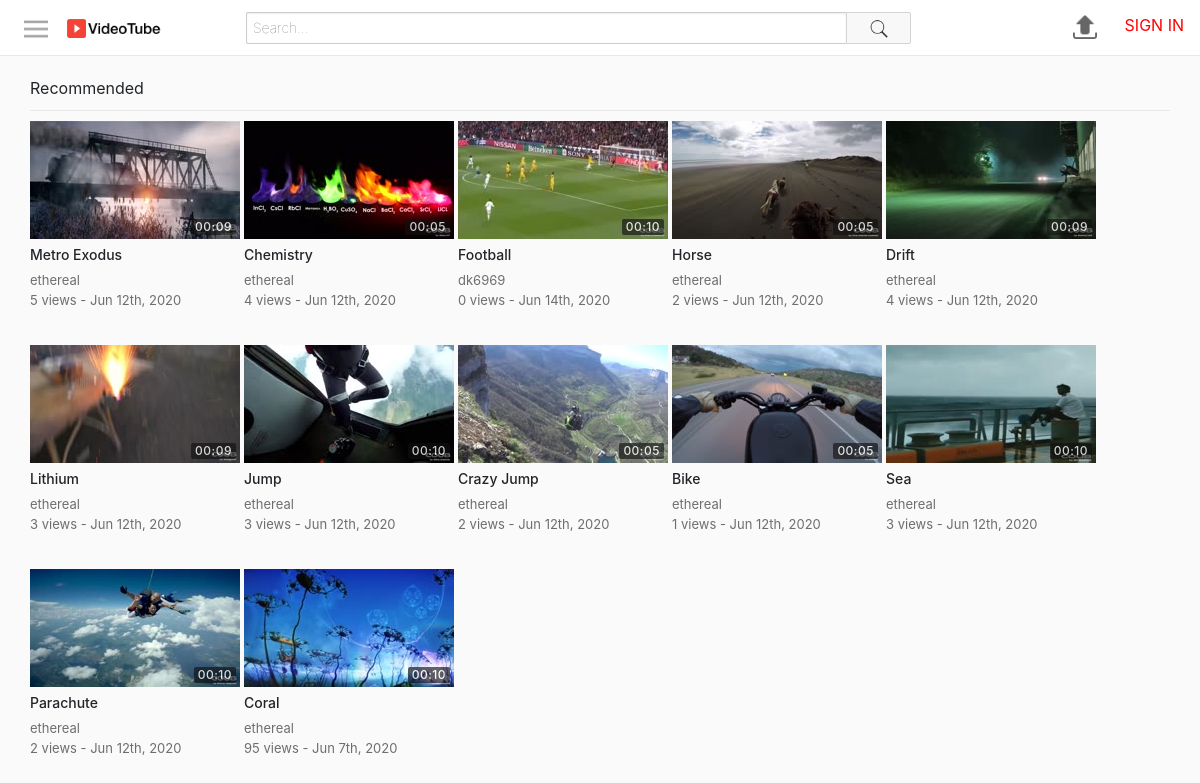
The page / on the database its author committed.
### tables this page shows
CREATE TABLE `videos` (
  `id` int(11) NOT NULL,
  `uploadedBy` varchar(50) NOT NULL,
  `title` varchar(70) NOT NULL,
  `description` varchar(1000) NOT NULL,
  `privacy` int(11) NOT NULL,
  `filePath` varchar(250) NOT NULL,
  `category` int(11) NOT NULL,
  `uploadDate` datetime NOT NULL DEFAULT current_timestamp(),
  `views` int(11) NOT NULL,
  `duration` varchar(10) NOT NULL
);

CREATE TABLE `thumbnails` (
  `id` int(11) NOT NULL,
  `videoid` int(11) NOT NULL,
  `filePath` varchar(250) NOT NULL,
  `selected` int(11) NOT NULL
);

### includes/classes/User.php (called while the page is built, shortened)
<?php
class User {
    private $con, $sqlData;
    public function __construct($con, $username) {
        $this->con = $con;
        $query = $this->con->prepare("SELECT * FROM users WHERE username = :un");
        $query->bindParam(":un", $username);
        $query->execute();
        $this->sqlData = $query->fetch(PDO::FETCH_ASSOC);
    }
    public static function isLoggedIn() {
        return isset($_SESSION["userLoggedIn"]);
    }
    public function getUsername() {
        return $this->sqlData["username"];
    }
}
?>

### includes/classes/Video.php (called while the page is built, shortened)
<?php
class Video {
    private $con, $sqlData, $userLoggedInObj;
    public function __construct($con, $input, $userLoggedInObj) {
        $this->con = $con;
        if(is_array($input)) {
            $this->sqlData = $input;
        }
        else {
            $query = $this->con->prepare("SELECT * FROM videos WHERE id = :id");
            $query->bindParam(":id", $input);
            $query->execute();
            $this->sqlData = $query->fetch(PDO::FETCH_ASSOC);
        }
    }
    public function getId() {
        return $this->sqlData["id"];
    }
    public function getUploadedBy() {
        return $this->sqlData["uploadedBy"];
    }
    public function getTitle() {
        return $this->sqlData["title"];
    }
    public function getTimeStamp() {
        $date = $this->sqlData["uploadDate"];
        return date("M jS, Y", strtotime($date));
    }
    public function getViews() {
        return $this->sqlData["views"];
    }
    public function getDuration() {
        return $this->sqlData["duration"];
    }
    public function getThumbnail() {
        $query = $this->con->prepare("SELECT filePath FROM thumbnails WHERE videoId=:videoId AND selected=1");
        $query->bindParam(":videoId", $videoId);
        $videoId = $this->getId();
        $query->execute();
        return $query->fetchColumn();
    }
}
?>

### includes/classes/VideoGridItem.php (the view)
<?php
class VideoGridItem {
    private $video, $largeMode;
    public function __construct($video, $largeMode) {
        $this->video = $video;
        $this->largeMode = $largeMode;
    }
    public function create() {
        $thumbnail = $this->createThumbnail();
        $details = $this->createDetails();
        $url = "watch.php?id=" . $this->video->getId();
        return "<a href='$url'>
                    <div class='videoGridItem'>
                        $thumbnail
                        $details
                    </div>
                </a>";
    }
    private function createThumbnail() {
        $thumbnail = $this->video->getThumbnail();
        $duration = $this->video->getDuration();
        return "<div class='thumbnail'>
                    <img src='$thumbnail'>
                    <div class='duration'>
                        <span>$duration</span>
                    </div>
                </div>";
    }
    private function createDetails() {
        $title = $this->video->getTitle();
        $username = $this->video->getUploadedBy();
        $views = $this->video->getViews();
        $description = $this->createDescription();
        $timestamp = $this->video->getTimeStamp();
        return "<div class='details'>
                    <h3 class='title'>$title</h3>
                    <span class='username'>$username</span>
                    <div class='stats'>
                        <span class='viewCount'>$views views - </span>
                        <span class='timeStamp'>$timestamp</span>
                    </div>
                    $description
                </div>";
    }
    private function createDescription() {
        if(!$this->largeMode) {
            return "";
        }
        else {
            $description = $this->video->getDescription();
            $description = (strlen($description) > 350) ? substr($description, 0, 347) . "..." : $description;
            return "<span class='description'>$description</span>";
        }
    }
}
?>

### includes/header.php (shortened to what this page needs)
<?php
require_once("includes/config.php");
require_once("includes/classes/ButtonProvider.php");
require_once("includes/classes/User.php");
require_once("includes/classes/Video.php");
require_once("includes/classes/VideoGrid.php");
require_once("includes/classes/VideoGridItem.php");
$usernameLoggedIn = User::isLoggedIn() ? $_SESSION["userLoggedIn"] : "";
$userLoggedInObj = new User($con, $usernameLoggedIn);
?>
<!DOCTYPE html>
<html>
<head>
    <link rel="stylesheet" href="https://maxcdn.bootstrapcdn.com/bootstrap/4.0.0/css/bootstrap.min.css">
    <link rel="stylesheet" type="text/css" href="assets/css/style.css">
</head>
<body>
    <div id="pageContainer">
        <div id="mastHeadContainer">
            <button class="navShowHide">
                <img src="assets/images/icons/menu.png">
            </button>
            <a class="logoContainer" href="index.php">
                <img src="assets/images/icons/VideoTubeLogo.png" title="logo" alt="Site logo">
            </a>
            <div class="searchBarContainer">
                <form action="search.php" method="GET">
                    <input type="text" class="searchBar" name="term" placeholder="Search...">
                    <button class="searchButton">
                        <img src="assets/images/icons/search.png">
                    </button>
                </form>
            </div>
            <div class="rightIcons">
                <a href="upload.php">
                    <img class="upload" src="assets/images/icons/upload.png">
                </a>
                <?php echo ButtonProvider::createUserProfileNavigationButton($con, $userLoggedInObj->getUsername()); ?>
            </div>
        </div>
        <div id="mainSectionContainer">
            <div id="mainContentContainer">

### includes/classes/ButtonProvider.php (shortened to what this page needs)
<?php
class ButtonProvider {
    public static function createUserProfileNavigationButton($con, $username) {
        if(User::isLoggedIn()) {
            return ButtonProvider::createUserProfileButton($con, $username);
        }
        else {
            return "<a href='signIn.php'>
                        <span class='signInLink'>SIGN IN</span>
                    </a>";
        }
    }
}
?>

### index.php (shortened to what this page needs)
<?php require_once("includes/header.php"); ?>
<div class="videoSection">
    <?php
    $videoGrid = new VideoGrid($con, $userLoggedInObj->getUsername());
    echo $videoGrid->create(null, "Recommended", false);
    ?>
</div>
<?php require_once("includes/footer.php"); ?>

### includes/classes/VideoGrid.php (shortened to what this page needs)
<?php
class VideoGrid {
    private $con, $userLoggedInObj;
    private $largeMode = false;
    private $gridClass = "videoGrid";
    public function __construct($con, $userLoggedInObj) {
        $this->con = $con;
        $this->userLoggedInObj = $userLoggedInObj;
    }
    public function create($videos, $title, $showFilter) {
        if($videos == null) {
            $gridItems = $this->generateItems();
        }
        else {
            $gridItems = $this->generateItemsFromVideos($videos);
        }
        $header = "";
        if($title != null) {
            $header = $this->createGridHeader($title, $showFilter);
        }
        return "$header
                <div class='$this->gridClass'>
                    $gridItems
                </div>";
    }
    public function generateItems() {
        $query = $this->con->prepare("SELECT * FROM videos ORDER BY RAND() LIMIT 15");
        $query->execute();
        $elementsHtml = "";
        while($row = $query->fetch(PDO::FETCH_ASSOC)) {
            $video = new Video($this->con, $row, $this->userLoggedInObj);
            $item = new VideoGridItem($video, $this->largeMode);
            $elementsHtml .= $item->create();
        }
        return $elementsHtml;
    }
    public function createGridHeader($title, $showFilter) {
        $filter = "";
        return "<div class='videoGridHeader'>
                        <div class='left'>
                            $title
                        </div>
                        $filter
                    </div>";
    }
}
?>

### includes/footer.php
</div>
</div>
</div>
</body>
</html>

### assets/css/style.css (style rules this page uses)
html, body { height: 100%; padding: 0; margin: 0; }
#pageContainer { width: 100%; height: 100%; background-color: #fafafa; }
#mastHeadContainer { width: 100%; height: 56px; position: fixed; top: 0; left: 0; padding: 7px 16px; box-sizing: border-box; border-bottom: 1px solid #e8e8e8; background-color: #fff; z-index: 1; display: flex; align-items: center; }
#mastHeadContainer button:not(.searchButton), #mastHeadContainer .rightIcons img { cursor: pointer; width: 40px; height: 40px; padding: 8px; box-sizing: border-box; border: none; background-color: transparent; }
#mastHeadContainer .rightIcons { height: 100%; }
#mastHeadContainer button img { width: 100%; }
#mastHeadContainer .logoContainer { width: 150px; }
#mastHeadContainer .logoContainer img { height: 25px; margin-left: 8px; }
#mainSectionContainer { padding-top: 56px; display: flex; }
#mainContentContainer { padding: 10px 30px; display: flex; flex: 1; background-color: #fafafa; box-sizing: border-box; }
#mastHeadContainer .searchBarContainer { margin: 0 40px; flex: 1; display: flex; }
#mastHeadContainer .searchBarContainer form { flex: 1; display: flex; }
#mastHeadContainer .searchBarContainer .searchBar { flex: 1; max-width: 600px; color: #111; padding: 2px 6px; font-size: 14px; font-weight: 100; border: 1px solid #ccc; border-top-left-radius: 2px; border-bottom-left-radius: 2px; border-right: none; height: 32px; box-shadow: #eee 0px 1px 2px 0px inset; }
#mastHeadContainer .searchBarContainer .searchButton { height: 32px; background-color: #f8f8f8; border: 1px solid #d3d3d3; border-bottom-right-radius: 2px; border-top-right-radius: 2px; cursor: pointer; width: 65px; }
#mastHeadContainer .searchBarContainer .searchButton img { height: 20px; width: 20px; }
.videoGrid { display: flex; flex-wrap: wrap; }
.videoGridItem { height: 200px; margin-right: 4px; margin-bottom: 24px; }
.videoGridItem .thumbnail { width: 210px; height: 118px; position: relative; }
.videoGridItem .thumbnail img { width: 100%; height: 100%; }
.videoGridItem .thumbnail .duration { bottom: 0; right: 0; position: absolute; margin: 4px; color: #fff; background-color: rgba(17,17,17,0.8); opacity: 0.8; padding: 2px 4px; border-radius: 2px; letter-spacing: 0.5px; font-size: 12px; font-weight: 500; line-height: 12px; }
.videoGridItem .details { padding-right: 24px; position: relative; cursor: pointer; display: flex; flex-direction: column; width: 210px; }
.videoGridItem .details .title { margin: 8px 0; max-height: 32px; overflow: hidden; font-size: 14px; font-weight: 500; line-height: 16px; color: #212529; }
.videoGridItem .details .username, .videoGridItem .details .stats { color: rgba(17,17,17,0.6); font-size: 13px; overflow-x: hidden; text-overflow: ellipsis; white-space: nowrap; }
.videoGridHeader { display: flex; margin: 10px 0; padding-bottom: 10px; border-bottom: 1px solid #e8e8e8; }
.videoGridHeader div { flex: 1; }
.signInLink { color: #f00; margin-left: 15px; }

### rows shown on the page
videos: thumbnails.filePath (picture), duration "00:09", title "Metro Exodus", uploadedBy "ethereal", views "5", uploadDate "Jun 12th, 2020"
videos: thumbnails.filePath (picture), duration "00:05", title "Chemistry", uploadedBy "ethereal", views "4", uploadDate "Jun 12th, 2020"
videos: thumbnails.filePath (picture), duration "00:10", title "Football", uploadedBy "dk6969", views "0", uploadDate "Jun 14th, 2020"
videos: thumbnails.filePath (picture), duration "00:05", title "Horse", uploadedBy "ethereal", views "2", uploadDate "Jun 12th, 2020"
videos: thumbnails.filePath (picture), duration "00:09", title "Drift", uploadedBy "ethereal", views "4", uploadDate "Jun 12th, 2020"
videos: thumbnails.filePath (picture), duration "00:09", title "Lithium", uploadedBy "ethereal", views "3", uploadDate "Jun 12th, 2020"
videos: thumbnails.filePath (picture), duration "00:10", title "Jump", uploadedBy "ethereal", views "3", uploadDate "Jun 12th, 2020"
videos: thumbnails.filePath (picture), duration "00:05", title "Crazy Jump", uploadedBy "ethereal", views "2", uploadDate "Jun 12th, 2020"
videos: thumbnails.filePath (picture), duration "00:05", title "Bike", uploadedBy "ethereal", views "1", uploadDate "Jun 12th, 2020"
videos: thumbnails.filePath (picture), duration "00:10", title "Sea", uploadedBy "ethereal", views "3", uploadDate "Jun 12th, 2020"
videos: thumbnails.filePath (picture), duration "00:10", title "Parachute", uploadedBy "ethereal", views "2", uploadDate "Jun 12th, 2020"
videos: thumbnails.filePath (picture), duration "00:10", title "Coral", uploadedBy "ethereal", views "95", uploadDate "Jun 7th, 2020"

### other values the page prints
$title "Recommended"
